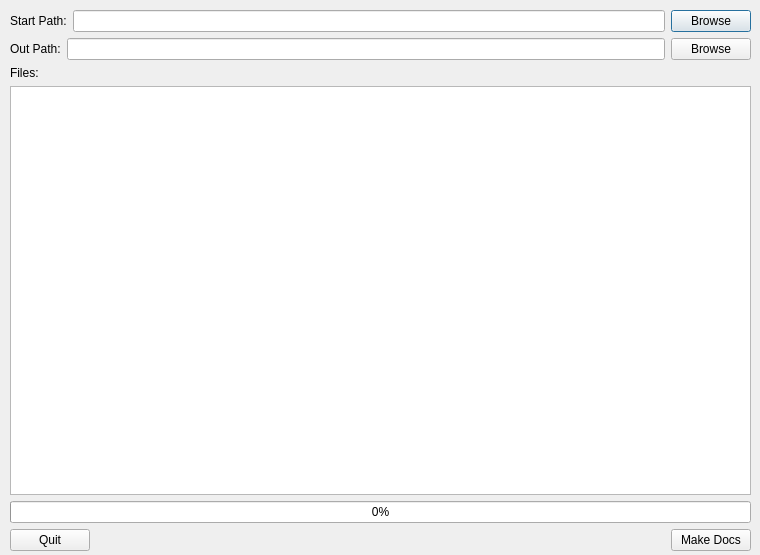
<ui version="4.0" >
 <class>WikiDocGen</class>
 <widget class="QDialog" name="WikiDocGen" >
  <property name="geometry" >
   <rect>
    <x>0</x>
    <y>0</y>
    <width>760</width>
    <height>555</height>
   </rect>
  </property>
  <property name="windowTitle" >
   <string>PyFarm Wiki Doc Generator</string>
  </property>
  <widget class="QWidget" name="layoutWidget" >
   <property name="geometry" >
    <rect>
     <x>10</x>
     <y>10</y>
     <width>741</width>
     <height>541</height>
    </rect>
   </property>
   <layout class="QGridLayout" >
    <item row="0" column="0" >
     <layout class="QGridLayout" >
      <item row="0" column="0" >
       <widget class="QLabel" name="label" >
        <property name="text" >
         <string>Start Path:</string>
        </property>
       </widget>
      </item>
      <item row="0" column="1" >
       <widget class="QLineEdit" name="startPath" />
      </item>
      <item row="0" column="2" >
       <widget class="QPushButton" name="browseStartPath" >
        <property name="cursor" >
         <cursorShape>PointingHandCursor</cursorShape>
        </property>
        <property name="text" >
         <string>Browse</string>
        </property>
       </widget>
      </item>
     </layout>
    </item>
    <item row="1" column="0" >
     <layout class="QGridLayout" >
      <item row="0" column="0" >
       <widget class="QLabel" name="label_2" >
        <property name="text" >
         <string>Out Path:</string>
        </property>
       </widget>
      </item>
      <item row="0" column="1" >
       <widget class="QLineEdit" name="outPath" />
      </item>
      <item row="0" column="2" >
       <widget class="QPushButton" name="browseOutPath" >
        <property name="cursor" >
         <cursorShape>PointingHandCursor</cursorShape>
        </property>
        <property name="text" >
         <string>Browse</string>
        </property>
       </widget>
      </item>
     </layout>
    </item>
    <item row="2" column="0" >
     <widget class="QLabel" name="label_3" >
      <property name="text" >
       <string>Files:</string>
      </property>
     </widget>
    </item>
    <item row="3" column="0" >
     <widget class="QListWidget" name="selectedFiles" >
      <property name="selectionMode" >
       <enum>QAbstractItemView::ExtendedSelection</enum>
      </property>
     </widget>
    </item>
    <item row="4" column="0" >
     <widget class="QProgressBar" name="progress" >
      <property name="value" >
       <number>0</number>
      </property>
     </widget>
    </item>
    <item row="5" column="0" >
     <layout class="QHBoxLayout" >
      <item>
       <widget class="QPushButton" name="quit" >
        <property name="text" >
         <string>Quit</string>
        </property>
       </widget>
      </item>
      <item>
       <spacer>
        <property name="orientation" >
         <enum>Qt::Horizontal</enum>
        </property>
        <property name="sizeHint" >
         <size>
          <width>40</width>
          <height>20</height>
         </size>
        </property>
       </spacer>
      </item>
      <item>
       <widget class="QPushButton" name="makeDocs" >
        <property name="text" >
         <string>Make Docs</string>
        </property>
       </widget>
      </item>
     </layout>
    </item>
   </layout>
  </widget>
 </widget>
 <tabstops>
  <tabstop>startPath</tabstop>
  <tabstop>browseStartPath</tabstop>
  <tabstop>outPath</tabstop>
  <tabstop>browseOutPath</tabstop>
  <tabstop>selectedFiles</tabstop>
  <tabstop>makeDocs</tabstop>
  <tabstop>quit</tabstop>
 </tabstops>
 <resources/>
 <connections>
  <connection>
   <sender>quit</sender>
   <signal>pressed()</signal>
   <receiver>WikiDocGen</receiver>
   <slot>close()</slot>
   <hints>
    <hint type="sourcelabel" >
     <x>409</x>
     <y>393</y>
    </hint>
    <hint type="destinationlabel" >
     <x>306</x>
     <y>211</y>
    </hint>
   </hints>
  </connection>
 </connections>
</ui>
